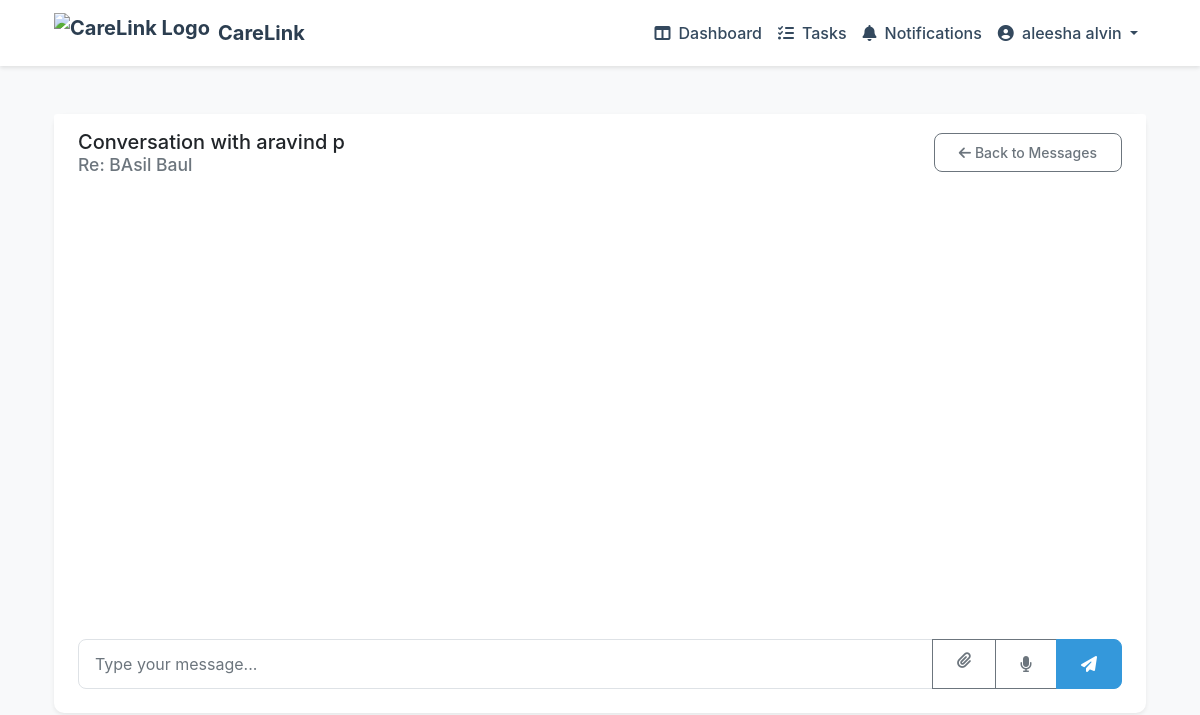
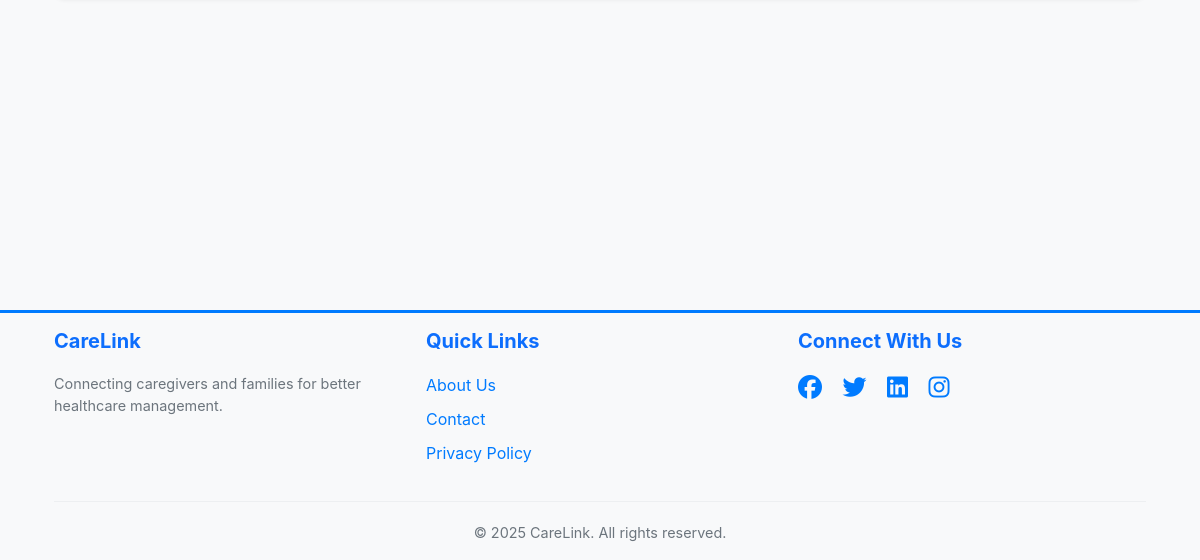
The app's page /carelink/conversation/7/3/ (signed in), older data (2 pictures, top to bottom).
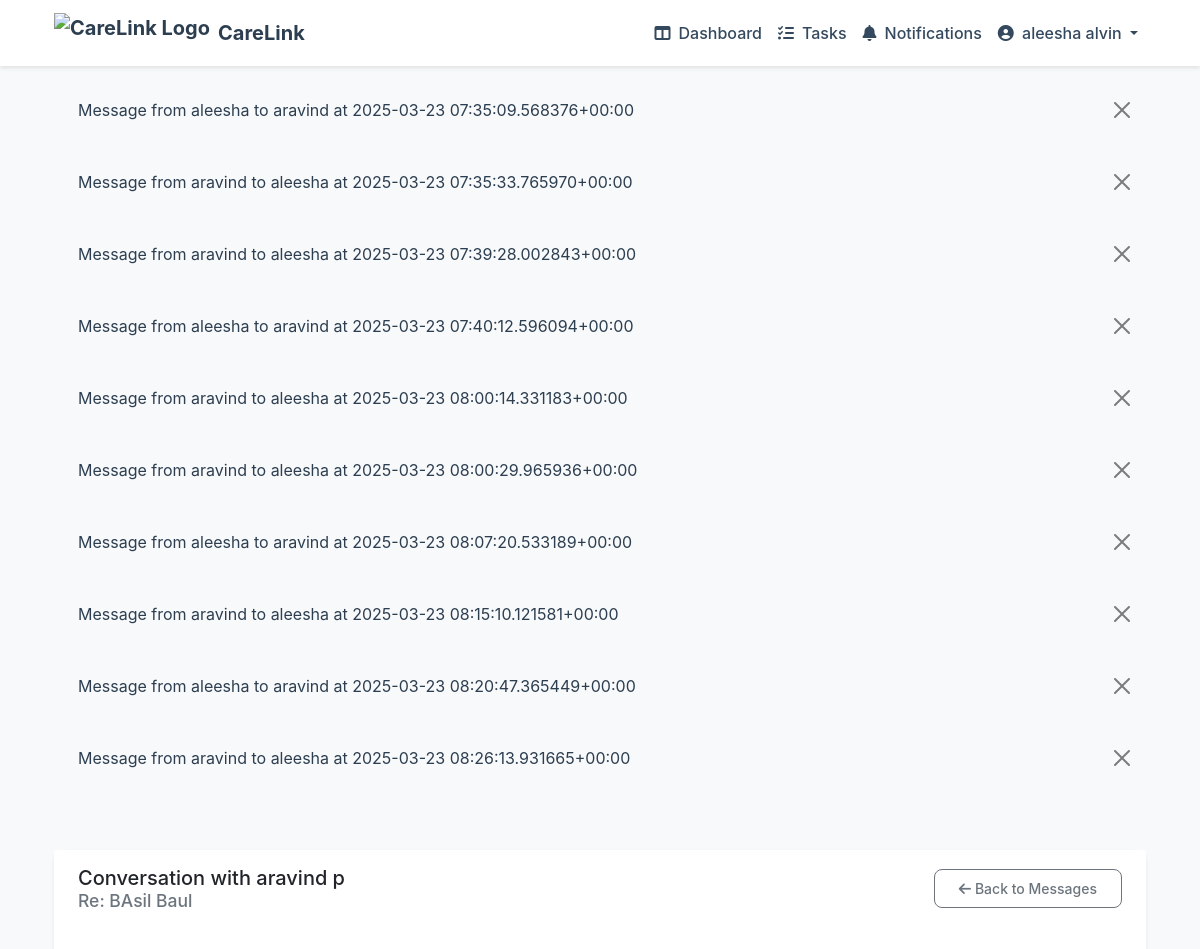
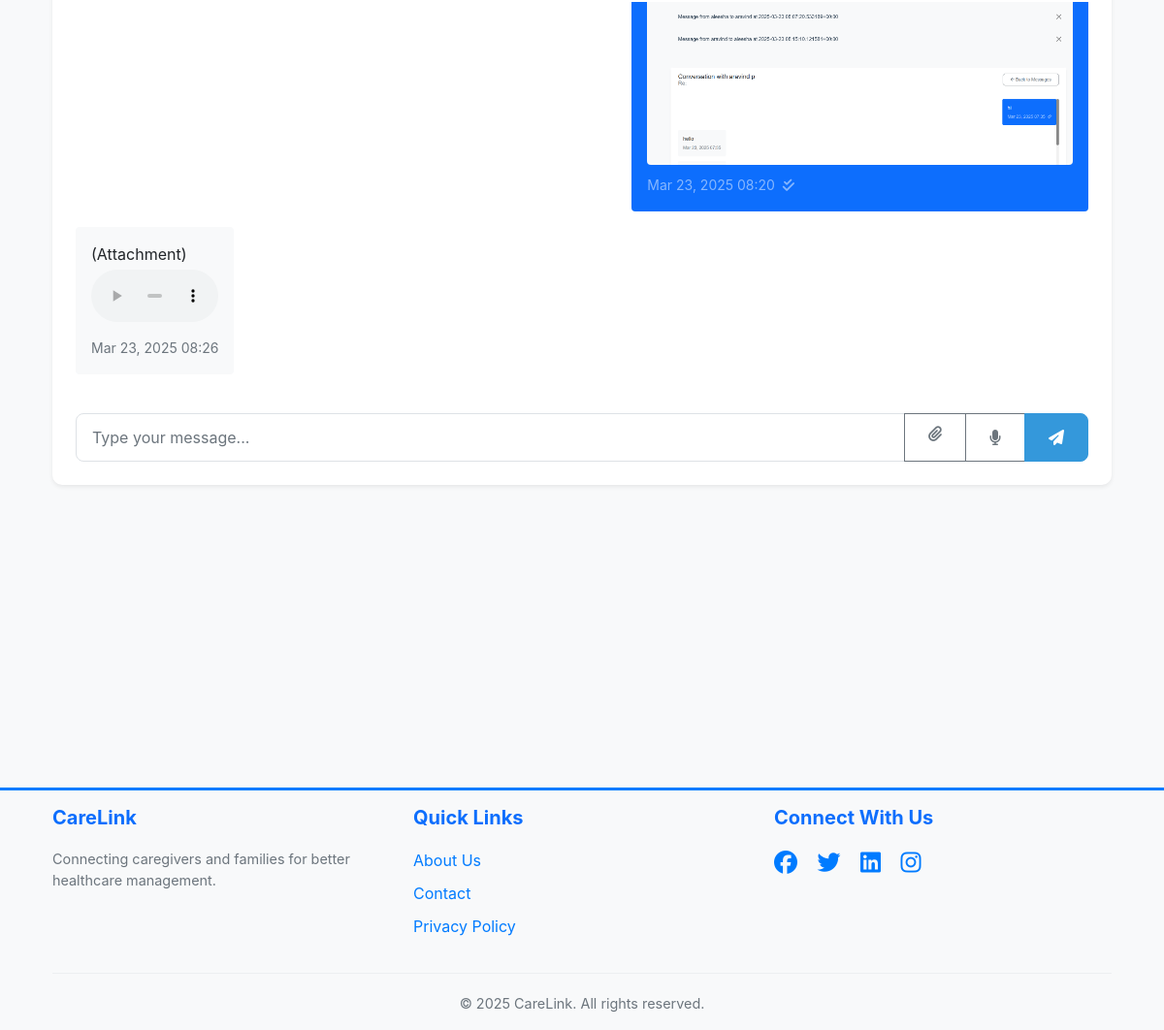
The same page, newer data (2 pictures, top to bottom).
### carelink/models.py (models this page shows, shortened)
class Communication(models.Model):
    sender = models.ForeignKey(User, on_delete=models.CASCADE, related_name='sent_messages')
    receiver = models.ForeignKey(User, on_delete=models.CASCADE, related_name='received_messages')
    patient = models.ForeignKey(Patient, on_delete=models.CASCADE, related_name='communications')
    message = models.TextField()
    timestamp = models.DateTimeField(auto_now_add=True)
    is_read = models.BooleanField(default=False)
    read_at = models.DateTimeField(null=True, blank=True)
    attachment = models.FileField(upload_to='message_attachments/%Y/%m/%d/', null=True, blank=True)
    attachment_type = models.CharField(max_length=50, null=True, blank=True)
    attachment_name = models.CharField(max_length=255, null=True, blank=True)
    class Meta:
        ordering = ['-timestamp']
    def __str__(self):
        return f'Message from {self.sender} to {self.receiver} at {self.timestamp}'

class User(AbstractUser):
    USER_TYPE_CHOICES = (
        ('ADMIN', 'Admin'),
        ('CAREGIVER', 'Caregiver'),
        ('FAMILY', 'Family Member')
    )
    user_type = models.CharField(max_length=10, choices=USER_TYPE_CHOICES)
    phone_number = models.CharField(max_length=15, blank=True)
    address = models.TextField(blank=True)
    profile_picture = models.ImageField(upload_to='profile_pics/', null=True, blank=True)
    family_members = models.ManyToManyField('self', blank=True, symmetrical=False, related_name='related_family_members')
    email_verified = models.BooleanField(default=True)  # Default to True for backward compatibility
    is_active = models.BooleanField(default=True)

### carelink/views.py (the view)
# urls.py: path('conversation/<int:user_id>/<int:patient_id>/', views.ConversationView.as_view(), name='conversation'),
class ConversationView(LoginRequiredMixin, ListView):
    model = Communication
    template_name = 'carelink/conversation.html'
    context_object_name = 'messages'
    def get_queryset(self):
        user_id = self.kwargs.get('user_id')
        patient_id = self.kwargs.get('patient_id')
        return Communication.objects.filter(
            Q(sender=self.request.user, receiver_id=user_id, patient_id=patient_id) |
            Q(sender_id=user_id, receiver=self.request.user, patient_id=patient_id)
        ).order_by('timestamp')
    def get_context_data(self, **kwargs):
        context = super().get_context_data(**kwargs)
        context['other_user'] = User.objects.get(id=self.kwargs.get('user_id'))
        context['patient'] = Patient.objects.get(id=self.kwargs.get('patient_id'))
        return context

### carelink/auth.py (called while the page is built)
    def get_user(self, user_id):
        UserModel = get_user_model()
        try:
            return UserModel.objects.get(pk=user_id)
        except UserModel.DoesNotExist:
            return None

### carelink/models.py (called while the page is built)
    def get_full_name(self):
        return f"{self.first_name} {self.last_name}"

### carelink/templates/carelink/conversation.html (shortened to what this page needs)
{% extends 'carelink/base.html' %}
{% load static %}
{% block content %}
<div class="container py-4">
    <div class="card border-0 shadow-sm">
        <div class="card-header bg-white border-0 py-3">
            <div class="d-flex justify-content-between align-items-center">
                <h5 class="mb-0">
                    Conversation with {{ other_user.get_full_name }}
                    <small class="text-muted d-block">Re: {{ patient.get_full_name }}</small>
                </h5>
                <a href="{% url 'carelink:messages_list' %}" class="btn btn-outline-secondary btn-sm">
                    <i class="fas fa-arrow-left me-1"></i>Back to Messages
                </a>
            </div>
        </div>
        <div class="card-body">
            <div id="messages-container" class="messages-container mb-4" style="height: 400px; overflow-y: auto;">
                {% for message in messages %}
                <div class="message {% if message.sender == request.user %}message-sent{% else %}message-received{% endif %} mb-3" data-message-id="{{ message.id }}">
                    <div class="message-content p-3 rounded {% if message.sender == request.user %}bg-primary text-white{% else %}bg-light{% endif %}">
                        <p class="mb-1">{{ message.message }}</p>
                        {% if message.attachment %}
                        <div class="attachment-preview mb-2">
                            {% if message.attachment_type == 'image' %}
                                <img src="{{ message.attachment.url }}" alt="Attachment" class="img-fluid rounded" style="max-height: 200px;">
                            {% elif message.attachment_type == 'audio' %}
                                <audio controls class="w-100">
                                    <source src="{{ message.attachment.url }}" type="audio/mpeg">
                                </audio>
                            {% endif %}
                        </div>
                        {% endif %}
                        <small class="{% if message.sender == request.user %}text-white-50{% else %}text-muted{% endif %}">
                            {{ message.timestamp|date:"M d, Y H:i" }}
                            {% if message.sender == request.user %}
                            <i class="fas fa-check{% if message.is_read %}-double{% endif %} ms-1"
                               title="{% if message.is_read %}Read at {{ message.read_at|date:'M d, Y H:i' }}{% else %}Sent{% endif %}">
                            </i>
                            {% endif %}
                        </small>
                    </div>
                </div>
                {% endfor %}
            </div>
            <form id="message-form" method="post" action="{% url 'carelink:send_message' %}" enctype="multipart/form-data">
                <div class="input-group">
                    <input type="text" name="message" class="form-control" placeholder="Type your message...">
                    <label class="input-group-text btn btn-outline-secondary" for="attachment">
                        <i class="fas fa-paperclip"></i>
                    </label>
                    <button type="button" class="btn btn-outline-secondary" id="record-voice">
                        <i class="fas fa-microphone"></i>
                    </button>
                    <button type="submit" class="btn btn-primary">
                        <i class="fas fa-paper-plane"></i>
                    </button>
                </div>
            </form>
        </div>
    </div>
</div>
{% endblock content %}

### carelink/templates/carelink/base.html (shortened to what the changed rows need)
{% load static %}
<!DOCTYPE html>
<html lang="en">
<head>
    <link href="https://cdn.jsdelivr.net/npm/bootstrap@5.3.2/dist/css/bootstrap.min.css" rel="stylesheet">
    <link href="https://cdnjs.cloudflare.com/ajax/libs/font-awesome/6.5.1/css/all.min.css" rel="stylesheet">
    <link href="https://cdn.jsdelivr.net/npm/animate.css@4.1.1/animate.min.css" rel="stylesheet">
    <link href="https://cdn.jsdelivr.net/npm/flatpickr/dist/flatpickr.min.css" rel="stylesheet">
    <link href="https://cdn.jsdelivr.net/npm/bootstrap@5.1.3/dist/css/bootstrap.min.css" rel="stylesheet">
</head>
<body>
    {% if messages %}
        <div class="container mt-3">
            {% for message in messages %}
                <div class="alert alert-{{ message.tags }} alert-dismissible fade show animate__animated animate__fadeIn" role="alert">
                    {{ message }}
                    <button type="button" class="btn-close" data-bs-dismiss="alert" aria-label="Close"></button>
                </div>
            {% endfor %}
        </div>
    {% endif %}
    <main class="py-4">
        {% block content %}{% endblock %}
    </main>
<br>
<br>
<br>
<br>
<br>
<br>
<br>
<br>
<br>
<br>
<br>
</body>
</html>

Row changes from the older to the newer data that the page shows:
added Communication: sender+receiver+timestamp "Message from aleesha to aravind at 2025-03-23 07:35:09.568376+00:00"
added Communication: sender+receiver+timestamp "Message from aravind to aleesha at 2025-03-23 07:35:33.765970+00:00"
added Communication: sender+receiver+timestamp "Message from aravind to aleesha at 2025-03-23 07:39:28.002843+00:00"
added Communication: sender+receiver+timestamp "Message from aleesha to aravind at 2025-03-23 07:40:12.596094+00:00"
added Communication: sender+receiver+timestamp "Message from aravind to aleesha at 2025-03-23 08:00:14.331183+00:00"
added Communication: sender+receiver+timestamp "Message from aravind to aleesha at 2025-03-23 08:00:29.965936+00:00"
added Communication: sender+receiver+timestamp "Message from aleesha to aravind at 2025-03-23 08:07:20.533189+00:00"
added Communication: sender+receiver+timestamp "Message from aravind to aleesha at 2025-03-23 08:15:10.121581+00:00"
added Communication: sender+receiver+timestamp "Message from aleesha to aravind at 2025-03-23 08:20:47.365449+00:00", attachment (picture), timestamp "Mar 23, 2025 08:20", is_read True (drawn)
added Communication: sender+receiver+timestamp "Message from aravind to aleesha at 2025-03-23 08:26:13.931665+00:00", message "(Attachment)", timestamp "Mar 23, 2025 08:26"
